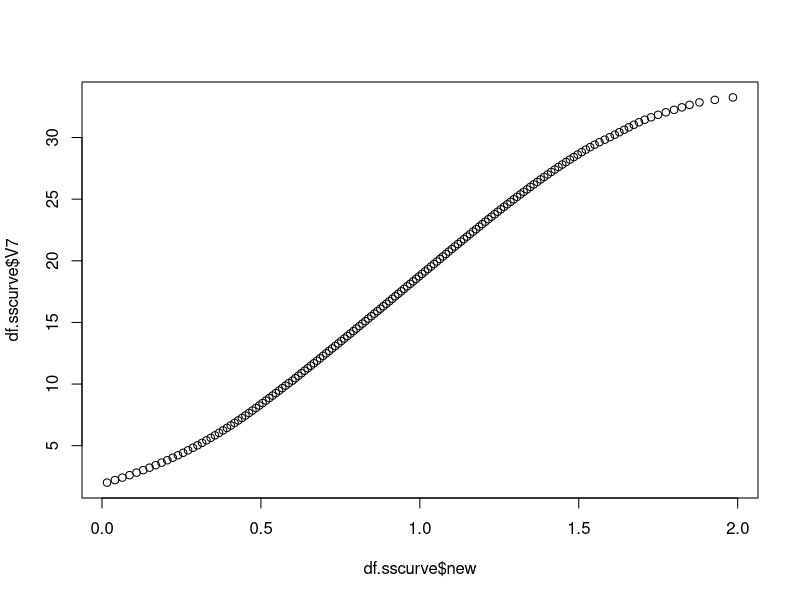
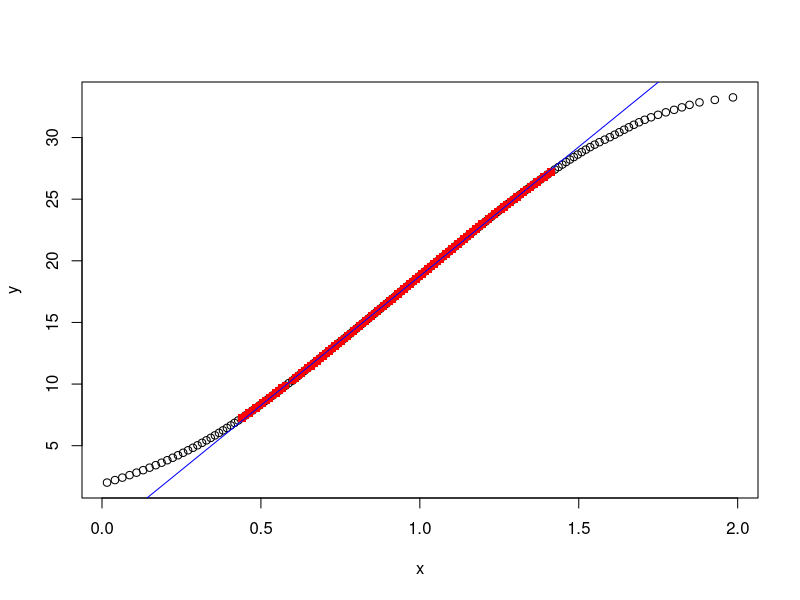

These figures' R source, in order:
#Read TXT/CSV file in input directory
#Make for to know what king of file encoding your equipment software will provide
read.table("Input/BC50GLU_01.txt", skip = 56, header = FALSE, sep = "", fileEncoding = "UTF-16")

df <- read.table("Input/BC50GLU_01.txt", skip = 56, header = FALSE, sep = "", fileEncoding = "UTF-16")

#Identify and name(optional) the signals you want to work with
df.length <- df$V6
df.stress <- df$V7

#Normalize strain signal based on length and add to the data frame
df$new <- ((df.length - df.length[1])/df.length[1])*100

#Build a new data frame with subset values of strain > 0.
df.sscurve <- df[df$new > 0,]

#Test and see if your Strain x Stress curve is correct
plot(df.sscurve$new, df.sscurve$V7) 

#Finding the curve linear portion
a <- data.frame(x = df.sscurve$new,
                y = df.sscurve$V7)

  b <- diff(a[,2])/diff(a[,1])
  b.k <- kmeans(b,3)
  b.max <- max(abs(b.k$centers))
  b.v <- which(b.k$cluster == match(b.max, b.k$centers))

  RES <- a[b.v,]
  plot(a)
  points(RES,pch=15, col="red")
  abline(coef(lm(y~x,RES)), col="blue")

#[1] Reference akond (https://stackoverflow.com/questions/46108100/how-to-find-the-linear-part-of-a-curve)
  
  
  
  
  
  
  
  
  
  
  
  
  
  
  
  
  
  
  
  
  
  
  
  
  
  
  
  
  
  
  
  
  
  
  
  
  
  
  
  
  
  
  
  
  
  
  
  
  
  
  
  


